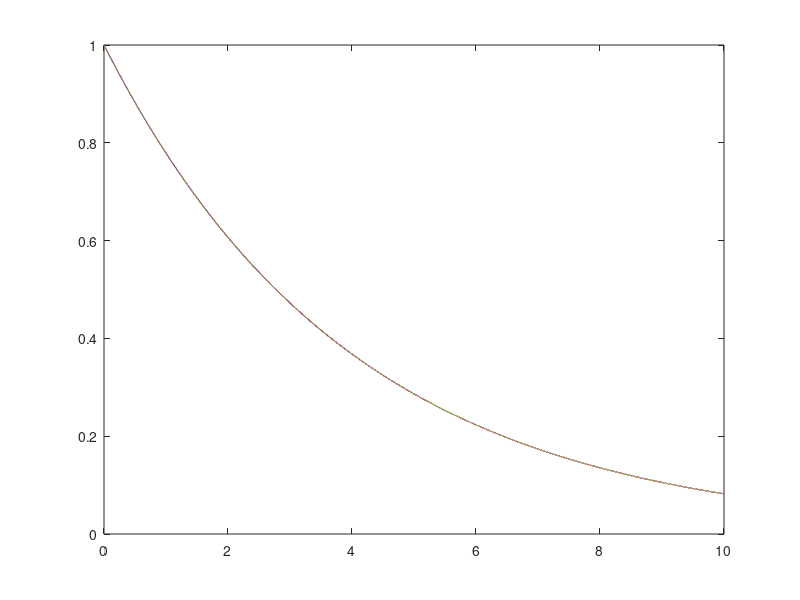

This figure's MATLAB source:
%FirstOrder
tfinal = 10;
t=0:.01:tfinal;
a = .25;
x0=1;
%Theoretical Solution
x = x0*exp(-a*t);
plot(t,x);

hold on;

%Euler solution
Nsteps = 50000;
deltat = tfinal/Nsteps;
x_e(1) = x0;
t_e=0:deltat:tfinal;
for i= 1:Nsteps
    x_e(i+1)=x_e(i)-a*x_e(i)*deltat;
end
plot(t_e,x_e);
hold off;